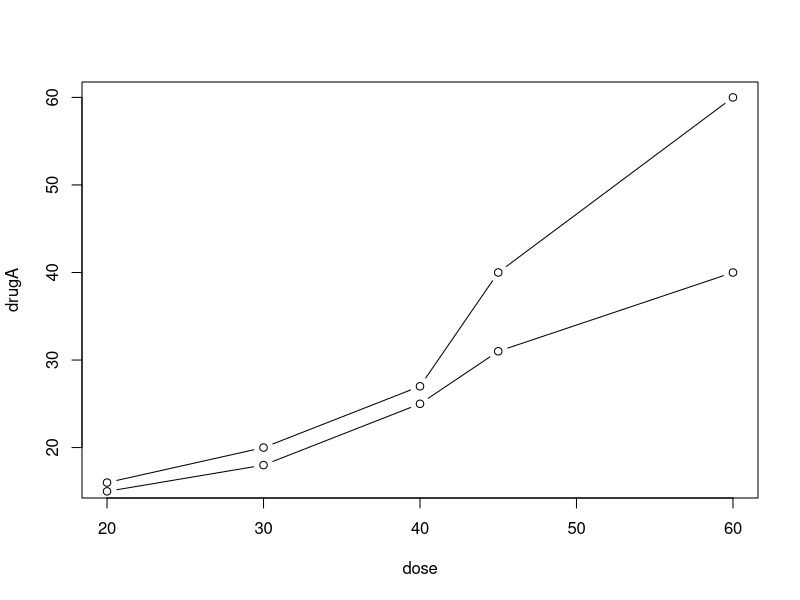
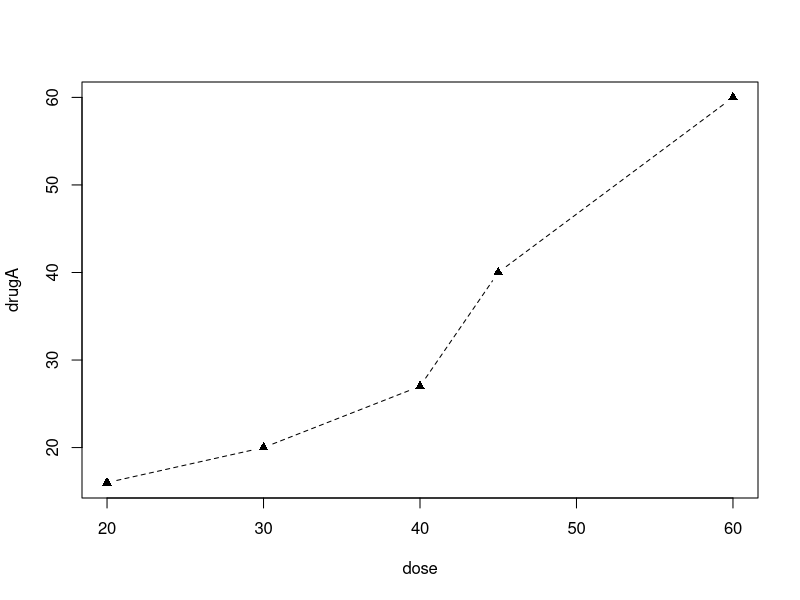
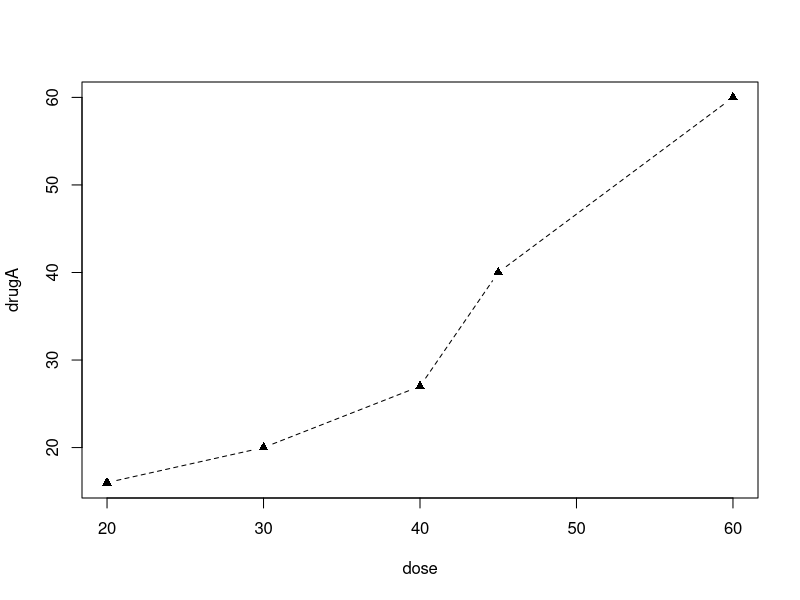
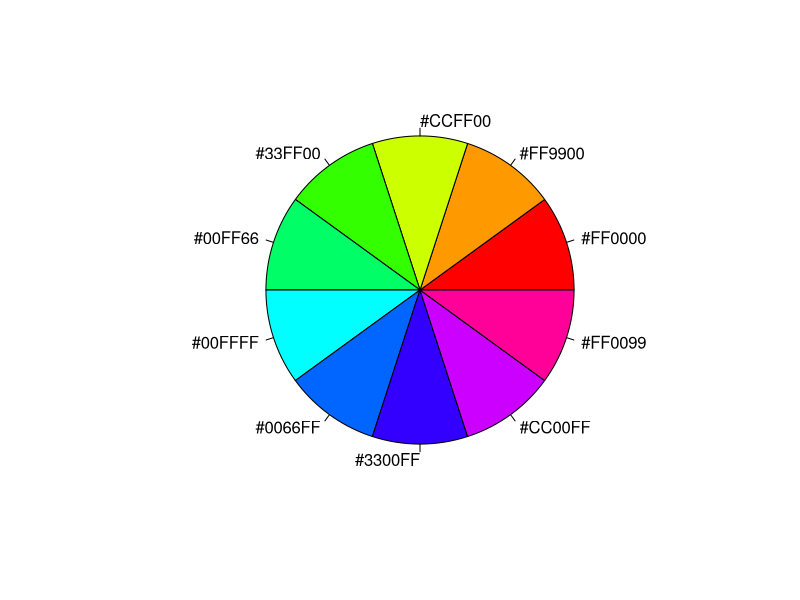
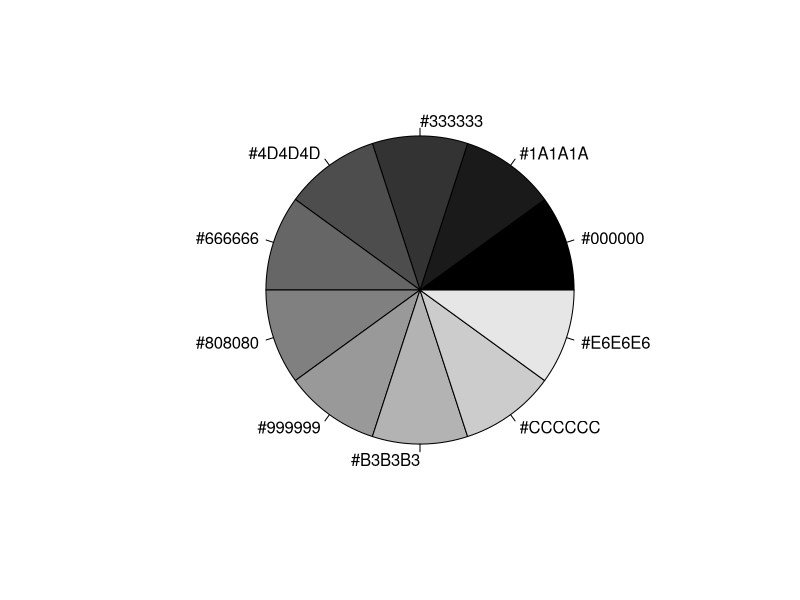
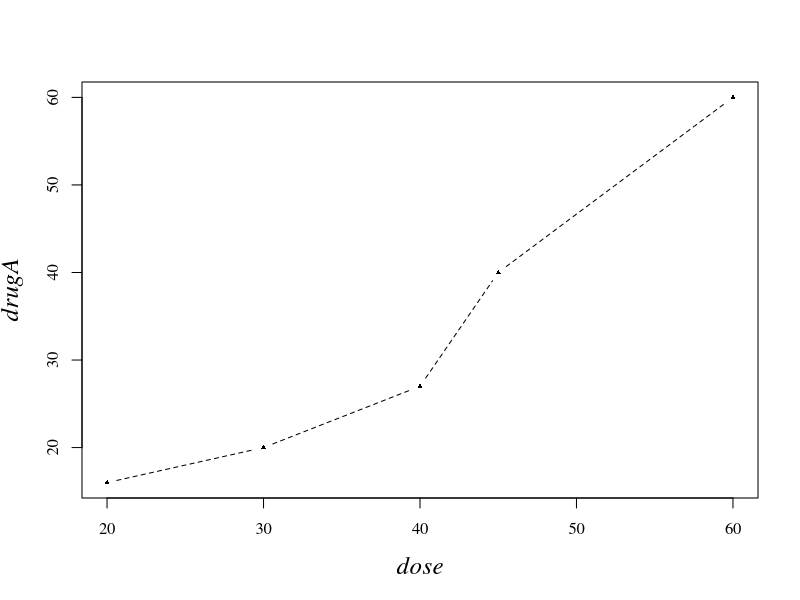

Generate these figures, in order, with R:
# Run this file in R
# source('~/R/r-in-action/chapter-3/patient-data.R')
# or
# setwd("~/R/r-in-action/chapter-3")
# source('patient-data.R')
dose <- c(20, 30, 40, 45, 60)
drugA<- c(16, 20, 27, 40, 60)
drugB<- c(15, 18, 25, 31, 40)

# create simple line graph
plot(dose, drugA, type="b")

# Stash the original graphic params in "par()", plot with triangles,
# revert back
lines(dose, drugB, type="b")
opar <- par(no.readonly=TRUE)
par(lty=2, pch=17)
plot(dose, drugA, type="b")
par(opar)

# Provide the graphic params in the plot() command
plot(dose, drugA, type="b", lty=2, pch=17)

# Colors and grays
n<-10
mycolors <-rainbow(n)
pie(rep(1,n), labels=mycolors, col=mycolors)
mygrays<-gray(0:n/n)
pie(rep(1,n), labels=mygrays, col=mygrays)

# Text Characteristics
# Italic axis labels, 1.5 times default, bold italic titles
# twice as large as default
par(font.lab=3, cex.lab=1.5, font.main=4, cex.main=2)

# Figure out what fonts are on system
names(pdfFonts())

#  [1] "serif"                "sans"                
#  [3] "mono"                 "AvantGarde"          
#  [5] "Bookman"              "Courier"             
#  [7] "Helvetica"            "Helvetica-Narrow"    
#  [9] "NewCenturySchoolbook" "Palatino"            
# [11] "Times"                "URWGothic"           
# [13] "URWBookman"           "NimbusMon"           
# [15] "NimbusSan"            "URWHelvetica"        
# [17] "NimbusSanCond"        "CenturySch"          
# [19] "URWPalladio"          "NimbusRom"           
# [21] "URWTimes"             "Japan1"              
# [23] "Japan1HeiMin"         "Japan1GothicBBB"     
# [25] "Japan1Ryumin"         "Korea1"              
# [27] "Korea1deb"            "CNS1"                
# [29] "GB1"

# You can plot based on that font family
plot(dose, drugA, type="b", lty=2, pch=17, cex=0.5, family="Times")


# Produce graphs 4 inches wide by 3 inches tall
# 1 inch margin at bottom and top
# 0.5 inch margin on left, 0.2 inch margin on right
par(pin=c(4,3), mai=c(1,.5,1,.2))

